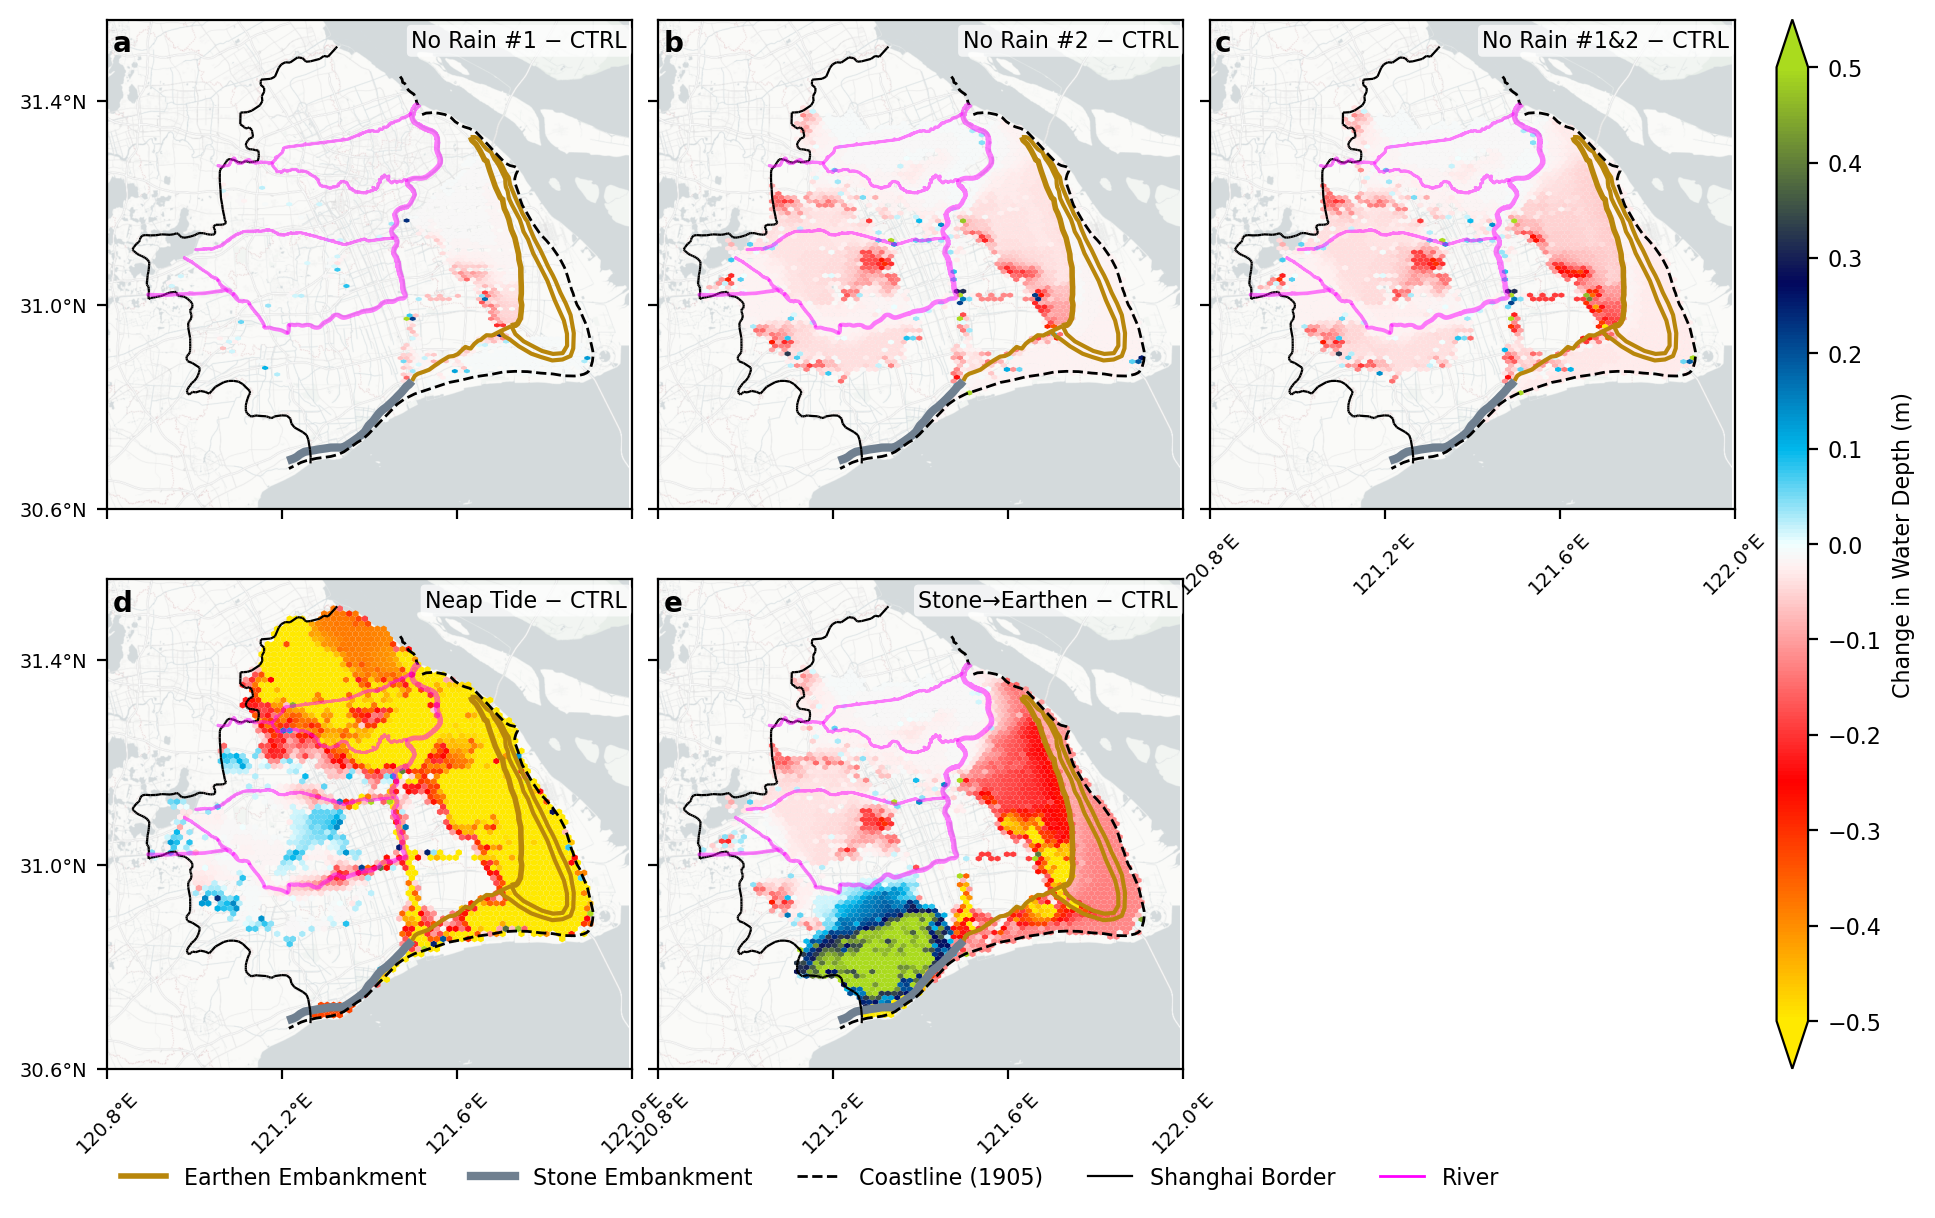

Reproduce this figure in Python.
#!/usr/bin/env python3
"""
Figure 3 — change in water depth relative to the control, for five sensitivity
experiments, at the post-typhoon peak (t358):
  (a) No Rain #1   (proc3 - proc1)
  (b) No Rain #2   (proc2 - proc1)
  (c) No Rain #1&2 (proc4 - proc1)      <- added simulation
  (d) Neap Tide    (old low-tide - new proc1 control; new neap sim pending)
  (e) Stone -> Earthen embankment (proc5 - proc1)

Based on Fig_Diff_new.py (same method: coastline/river filtering, common-mesh
diff via binned_statistic_2d, diverging colormap). Paths -> shuaiwang; extended
from 3 to 5 panels (2x3, bottom-right empty); headless backend + savefig.

Run:  ~/anaconda3/bin/python Fig3_diffmaps.py   ->  Fig3_diffmaps.{pdf,png}
Note: uses contextily basemap tiles (needs internet).
"""
import matplotlib
matplotlib.use("Agg")
import geopandas as gpd
import matplotlib.pyplot as plt
import contextily as ctx
import pandas as pd
from shapely.geometry import MultiPolygon, LineString
import matplotlib.gridspec as gridspec
import matplotlib.colors as mcolors
import numpy as np
from scipy.stats import binned_statistic_2d
from pyproj import Transformer
from matplotlib.lines import Line2D

plt.rcParams.update({"font.size": 8})

# ── Paths ──────────────────────────────────────────────────────────────────
BASE = "/Users/shuaiwang/sandbox/shanghai"
SHAPE_DIR = f"{BASE}/map/1910map/shape"
GADM_PATH = "/Users/shuaiwang/sandbox/data/borders/gadm36.shp"
RIVER_DIR = f"{BASE}/市管河道/"
RIVER_MASK = f"{BASE}/river_mask.xyz"
T = 358

NEW = f"{BASE}/postproc"
CTRL_PATH     = f"{NEW}/new_postproc1/infil_7_890_rain/text/t{T}.xyz"  # proc1 (new control)
NORAIN1_PATH  = f"{NEW}/new_postproc3/infil_7_890_rain/text/t{T}.xyz"  # proc3
NORAIN2_PATH  = f"{NEW}/new_postproc2/infil_7_890_rain/text/t{T}.xyz"  # proc2
NORAIN12_PATH = f"{NEW}/new_postproc4/infil_7_890_rain/text/t{T}.xyz"  # proc4
STONE_PATH    = f"{NEW}/new_postproc5/infil_7_890_rain/text/t{T}.xyz"  # proc5
NEAP_PATH     = f"{BASE}/update2/lowtide/text/t{T}.xyz"                # old low-tide (new neap pending)

# ── Static layers ──────────────────────────────────────────────────────────
print("Loading static layers…")
圩塘 = gpd.read_file(f"{SHAPE_DIR}/圩塘.shp")
海岸线 = gpd.read_file(f"{SHAPE_DIR}/海岸线.shp")
钦公塘 = gpd.read_file(f"{SHAPE_DIR}/钦公塘.shp")
雍正石塘 = gpd.read_file(f"{SHAPE_DIR}/雍正石塘.shp")
市管河道 = gpd.read_file(f"{RIVER_DIR}/市管河道.shp").set_crs(epsg=4326, inplace=False)

gadm = gpd.read_file(GADM_PATH)
sh_parts = gadm[(gadm["NAME_0"] == "China") & (gadm["NAME_2"] == "Shanghai")]
sh_dissolved = sh_parts.dissolve()
geom = sh_dissolved.geometry.iloc[0]
if isinstance(geom, MultiPolygon):
    main_poly = max(geom.geoms, key=lambda p: p.area)
    shanghai_main = gpd.GeoDataFrame(geometry=[main_poly], crs=sh_dissolved.crs)
else:
    shanghai_main = sh_dissolved

other_regions = gadm[(gadm["NAME_0"] == "China") & (gadm["NAME_2"] != "Shanghai")]
china_other = other_regions.dissolve()
shanghai_boundary = gpd.GeoDataFrame(geometry=shanghai_main.boundary, crs=shanghai_main.crs)
china_other_boundary = gpd.GeoDataFrame(geometry=china_other.boundary, crs=china_other.crs)
inland_border = gpd.overlay(shanghai_boundary, china_other_boundary, how="intersection")

river_mask_df = pd.read_csv(RIVER_MASK, sep=r"\s+", header=None, names=["lon", "lat", "depth"])
river_coords = set(zip(river_mask_df["lon"], river_mask_df["lat"]))

for layer in [圩塘, 海岸线, 钦公塘, 雍正石塘, 市管河道, shanghai_main, inland_border]:
    layer.to_crs(epsg=3857, inplace=True)

# ── Coastline filter ────────────────────────────────────────────────────────
coastline_line = 海岸线.geometry.union_all()
if coastline_line.geom_type == "MultiLineString":
    coastline_line = LineString(np.concatenate([np.array(g.coords) for g in coastline_line.geoms]))
coast_coords = np.array(coastline_line.coords)
coast_coords = coast_coords[np.argsort(coast_coords[:, 1])]
unique_lat, idx = np.unique(coast_coords[:, 1], return_index=True)
interp_func = dict(zip(unique_lat, coast_coords[idx, 0]))


def clean_outsiders(gdf):
    pts = gdf.copy()
    pts["coast_x"] = np.interp(pts.geometry.y, np.array(list(interp_func.keys())),
                               np.array(list(interp_func.values())))
    return pts[pts.geometry.x <= pts["coast_x"]].copy()


def load_xyz(path):
    df = pd.read_csv(path, sep=r"\s+", header=None, names=["lon", "lat", "depth"])
    df = df[~df[["lon", "lat"]].apply(tuple, axis=1).isin(river_coords)]
    gdf = gpd.GeoDataFrame(df, geometry=gpd.points_from_xy(df.lon, df.lat), crs="EPSG:4326").to_crs(epsg=3857)
    return clean_outsiders(gdf)


print("Loading simulation data…")
ctrl_gdf = load_xyz(CTRL_PATH)
norain1_gdf = load_xyz(NORAIN1_PATH)
norain2_gdf = load_xyz(NORAIN2_PATH)
norain12_gdf = load_xyz(NORAIN12_PATH)
stone_gdf = load_xyz(STONE_PATH)
neap_gdf = load_xyz(NEAP_PATH)


# ── Colormap (diverging) ─────────────────────────────────────────────────────
def shuai_colormap2():
    C1 = np.array([170, 219, 30]) / 255
    C2 = np.array([2, 7, 93]) / 255
    C3 = np.array([0, 183, 235]) / 255
    C6 = np.array([255, 0, 0]) / 255
    C7 = np.array([255, 233, 0]) / 255
    C8 = np.array([255, 240, 240]) / 255
    C9 = np.array([240, 255, 255]) / 255
    tmp1 = np.array([[np.linspace(C1[k], C2[k], 10)[i] for k in range(3)] for i in range(9)])
    tmp2 = np.array([[np.linspace(C2[k], C3[k], 8)[i] for k in range(3)] for i in range(7)])
    tmp4 = np.array([[np.linspace(C3[k], C9[k], 5)[i] for k in range(3)] for i in range(5)])
    tmp5 = np.array([[np.linspace(C8[k], C6[k], 10)[i] for k in range(3)] for i in range(9)])
    tmp6 = np.array([[np.linspace(C6[k], C7[k], 11)[i] for k in range(3)] for i in range(11)])
    cmap = mcolors.LinearSegmentedColormap.from_list("shuai2", np.concatenate([tmp1, tmp2, tmp4, tmp5, tmp6]))
    return cmap.reversed()


cmap = shuai_colormap2()
norm = mcolors.Normalize(vmin=-0.5, vmax=0.5)
bounds = np.arange(-0.5, 0.5 + 0.1, 0.1)

# ── Map extent & ticks ───────────────────────────────────────────────────────
bounds4326 = shanghai_main.to_crs(epsg=4326).total_bounds
transformer_to_3857 = Transformer.from_crs("EPSG:4326", "EPSG:3857", always_xy=True)
minx, miny = transformer_to_3857.transform(bounds4326[0] - .05, bounds4326[1] - .05)
maxx, maxy = transformer_to_3857.transform(bounds4326[2] + .05, bounds4326[3] + .05)
x_deg_ticks = np.arange(np.floor(bounds4326[0] * 5) / 5, np.ceil(bounds4326[2] * 5) / 5 + 0.01, 0.4)
y_deg_ticks = np.arange(np.floor(bounds4326[1] * 5) / 5, np.ceil(bounds4326[3] * 5) / 5 + 0.01, 0.4)
x_ticks_merc = [transformer_to_3857.transform(x, bounds4326[1])[0] for x in x_deg_ticks]
y_ticks_merc = [transformer_to_3857.transform(bounds4326[0], y)[1] for y in y_deg_ticks]
x_labels = [f"{abs(round(x, 2))}°E" for x in x_deg_ticks]
y_labels = [f"{abs(round(y, 2))}°N" for y in y_deg_ticks]

RIVERS_TO_SHOW = ["黄浦江", "苏州河", "蕴藻浜", "淀浦河", "太浦河",
                  "拦路港", "斜塘", "横潦泾", "西泖河", "泖河", "竖潦泾"]
shanghai_main_3857 = shanghai_main.to_crs(epsg=3857)

# ── Figure (2 rows x 3 cols; bottom-right empty) ─────────────────────────────
fig = plt.figure(figsize=(10.5, 7))
gs = gridspec.GridSpec(2, 3)
gs.update(wspace=0.05, hspace=0.08)
ax_a = fig.add_subplot(gs[0, 0])
ax_b = fig.add_subplot(gs[0, 1])
ax_c = fig.add_subplot(gs[0, 2])
ax_d = fig.add_subplot(gs[1, 0])
ax_e = fig.add_subplot(gs[1, 1])
# gs[1, 2] intentionally left empty

ctrl_within = gpd.sjoin(ctrl_gdf, shanghai_main_3857, how="inner", predicate="within")

# (ax, scenario gdf, title, panel label, show_x, show_y)
panels = [
    (ax_a, norain1_gdf,  "No Rain #1 − CTRL",   "a", False, True),
    (ax_b, norain2_gdf,  "No Rain #2 − CTRL",   "b", False, False),
    (ax_c, norain12_gdf, "No Rain #1&2 − CTRL", "c", True,  False),
    (ax_d, neap_gdf,     "Neap Tide − CTRL",    "d", True,  True),
    (ax_e, stone_gdf,    "Stone→Earthen − CTRL", "e", True,  False),
]

for ax, scen_gdf, title, label, show_x, show_y in panels:
    print(f"  Plotting {title}…")
    圩塘.plot(ax=ax, color="darkgoldenrod", edgecolor="none")
    钦公塘.plot(ax=ax, color="darkgoldenrod", edgecolor="none", lw=2)
    雍正石塘.plot(ax=ax, edgecolor="slategray", linewidth=3)
    海岸线.plot(ax=ax, edgecolor="black", linewidth=1, linestyle="dashed")
    inland_border.plot(ax=ax, edgecolor="black", linewidth=0.8)
    市管河道[市管河道["MC"].isin(RIVERS_TO_SHOW)].plot(
        ax=ax, edgecolor="magenta", linewidth=1, facecolor="none", zorder=20, alpha=0.5)
    ctx.add_basemap(ax, source=ctx.providers.CartoDB.PositronNoLabels, attribution=False)

    scen_within = gpd.sjoin(scen_gdf, shanghai_main_3857, how="inner", predicate="within")
    x_all = np.concatenate([scen_within.geometry.x.values, ctrl_within.geometry.x.values])
    y_all = np.concatenate([scen_within.geometry.y.values, ctrl_within.geometry.y.values])
    x_range = [x_all.min(), x_all.max()]
    y_range = [y_all.min(), y_all.max()]

    gridsize = 70
    stat_s, xedges, yedges, _ = binned_statistic_2d(
        scen_within.geometry.x, scen_within.geometry.y, scen_within["depth"],
        statistic="mean", bins=int(gridsize * 1.5), range=[x_range, y_range])
    stat_c, _, _, _ = binned_statistic_2d(
        ctrl_within.geometry.x, ctrl_within.geometry.y, ctrl_within["depth"],
        statistic="mean", bins=[xedges, yedges])
    diff = np.nan_to_num(stat_s, nan=0) - np.nan_to_num(stat_c, nan=0)

    x_centers = (xedges[:-1] + xedges[1:]) / 2
    y_centers = (yedges[:-1] + yedges[1:]) / 2
    Xc, Yc = np.meshgrid(x_centers, y_centers)
    x_flat, y_flat, z_flat = Xc.ravel(), Yc.ravel(), diff.T.ravel()
    mask = abs(z_flat) > 0.01

    hb = ax.hexbin(x_flat[mask], y_flat[mask], C=z_flat[mask],
                   gridsize=gridsize, cmap=cmap, norm=norm,
                   reduce_C_function=np.mean, edgecolors="none")
    hb.set_rasterized(True)

    ax.set_xlim(minx, maxx)
    ax.set_ylim(miny, maxy)
    ax.set_xticks(x_ticks_merc)
    ax.set_yticks(y_ticks_merc)
    ax.set_xticklabels(x_labels if show_x else [], fontsize=7)
    ax.set_yticklabels(y_labels if show_y else [], fontsize=7)
    if show_x:
        ax.tick_params(axis="x", rotation=45)

    ax.text(0.01, 0.98, label, transform=ax.transAxes,
            fontsize=10, fontweight="bold", va="top", ha="left")
    ax.text(0.99, 0.98, title, transform=ax.transAxes, fontsize=8, ha="right", va="top",
            bbox=dict(boxstyle="round,pad=0.2", fc="white", alpha=0.7, ec="none"))

# ── Colorbar ─────────────────────────────────────────────────────────────────
cbar_ax = fig.add_axes([0.92, ax_d.get_position().y0, 0.015,
                        ax_a.get_position().y1 - ax_d.get_position().y0])
sm = plt.cm.ScalarMappable(cmap=cmap, norm=norm)
sm.set_array([])
cbar = fig.colorbar(sm, cax=cbar_ax, ticks=bounds, extend="both")
cbar.set_label("Change in Water Depth (m)", fontsize=8)

# ── Legend ───────────────────────────────────────────────────────────────────
legend_elements = [
    Line2D([0], [0], color="darkgoldenrod", linewidth=2, label="Earthen Embankment"),
    Line2D([0], [0], color="slategray", linewidth=3, label="Stone Embankment"),
    Line2D([0], [0], color="black", linestyle="dashed", linewidth=1, label="Coastline (1905)"),
    Line2D([0], [0], color="black", linewidth=0.8, label="Shanghai Border"),
    Line2D([0], [0], color="magenta", linewidth=1, label="River"),
]
fig.legend(handles=legend_elements, loc="lower center",
           bbox_to_anchor=(0.46, 0.02), ncol=5, fontsize=8, frameon=False)

fig.savefig(f"{BASE}/Fig3_diffmaps.pdf", bbox_inches="tight")
fig.savefig(f"{BASE}/Fig3_diffmaps.png", dpi=200, bbox_inches="tight")
print("Saved Fig3_diffmaps.pdf / .png")
